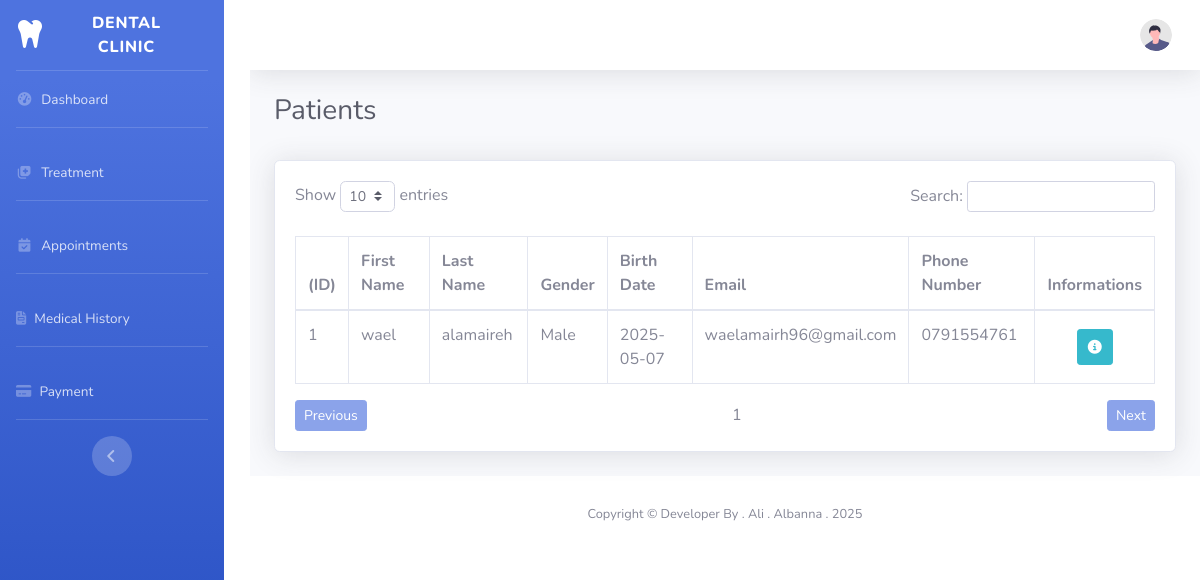
The app's page /user.php, older data.
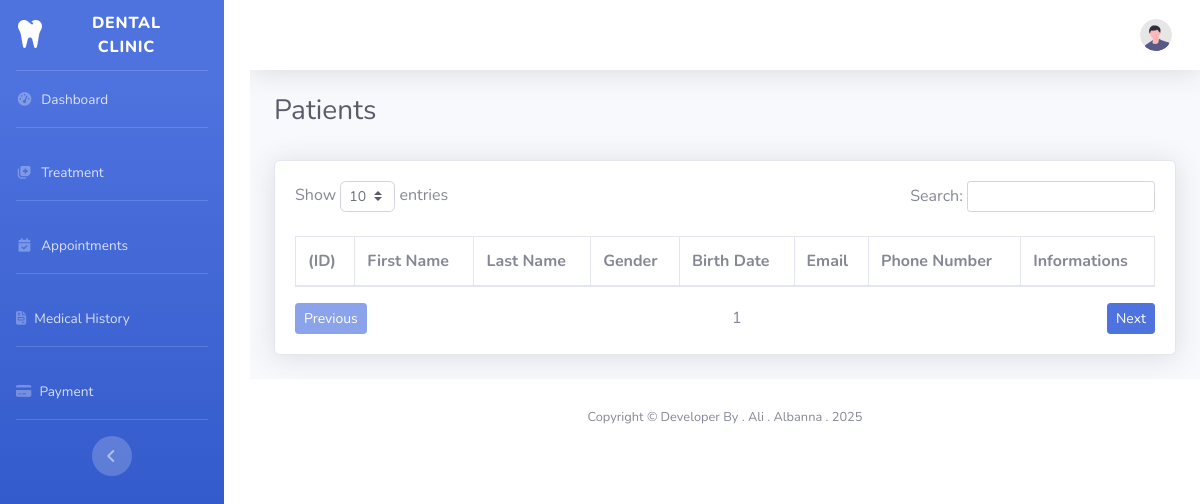
The same page, newer data.
### tables this page shows
CREATE TABLE `patients` (
  `id` int(11) NOT NULL,
  `first_name` varchar(100) DEFAULT NULL,
  `last_name` varchar(100) DEFAULT NULL,
  `gender` enum('Male','Female') DEFAULT NULL,
  `age` int(11) DEFAULT NULL,
  `profile_image` varchar(1000) DEFAULT NULL,
  `birth_date` date DEFAULT NULL,
  `phone` varchar(20) DEFAULT NULL,
  `email` varchar(100) DEFAULT NULL,
  `password` varchar(100) DEFAULT NULL,
  `created_at` timestamp NOT NULL DEFAULT current_timestamp()
);

### database.php (called while the page is built, shortened)
<?php
class Database {
    private $conn;
    public function __construct($connection) {
        $this->conn = $connection;
    }
    public function select($table, $where = '', $params = []) {
        $sql = "SELECT * FROM $table";
        $stmt = $this->conn->prepare($sql);
        $stmt->execute($params);
        return $stmt->fetchAll(PDO::FETCH_ASSOC);
    }
}
?>

### user.php (the view, shortened to what this page needs)
<?php
include "database.php";
$db = new Database($conn);
$patient = $db->select('patients');
?>
<!DOCTYPE html>
<html lang="en">
<head>
    <link href="vendor/fontawesome-free/css/all.min.css" rel="stylesheet" type="text/css">
    <link href="css/sb-admin-2.min.css" rel="stylesheet">
    <link href="vendor/datatables/dataTables.bootstrap4.min.css" rel="stylesheet">
</head>
<body id="page-top">
    <div id="wrapper">
        <?php include 'sidebar.php'; ?>
        <div id="content-wrapper" class="d-flex flex-column">
            <div id="content">
                <?php include 'navbar.php'; ?>
                <div class="container-fluid">
                    <div class="d-flex justify-content-between align-items-center mb-4">
                        <h1 class="h3 text-gray-800">Patients</h1>
                    </div>
                    <div class="card shadow mb-4">
                        <div class="card-body">
                            <div class="table-responsive">
                                <div class="d-flex justify-content-between align-items-center mb-3">
                                    <div>
                                        <label for="entriesSelect">Show
                                            <select id="entriesSelect"
                                                class="custom-select custom-select-sm form-control form-control-sm"
                                                style="width: auto;">
                                                <option value="10" selected>10</option>
                                            </select> entries
                                        </label>
                                    </div>
                                    <div>
                                        <label for="searchBox">Search:
                                            <input id="searchBox" type="text" class="form-control form-control-sm"
                                                style="width: auto; display: inline-block;">
                                        </label>
                                    </div>
                                </div>
                                <table class="table table-bordered" id="dataTable" width="100%" cellspacing="0">
                                    <thead>
                                        <tr>
                                            <th>(ID)</th>
                                            <th>First Name</th>
                                            <th>Last Name</th>
                                            <th>Gender</th>
                                            <th>Birth Date</th>
                                            <th>Email</th>
                                            <th>Phone Number</th>
                                            <th>Informations</th>
                                        </tr>
                                    </thead>
                                    <tbody>
                                        <?php foreach ($patient as $key => $patient): ?>
                                            <tr>
                                                <td><?= $key + 1?></td>
                                                <td><?= htmlspecialchars($patient['first_name']) ?></td>
                                                <td><?= htmlspecialchars($patient['last_name']) ?></td>
                                                <td><?= htmlspecialchars($patient['gender']) ?></td>
                                                <td><?= htmlspecialchars($patient['birth_date']) ?></td>
                                                <td><?= htmlspecialchars($patient['email']) ?></td>
                                                <td><?= htmlspecialchars($patient['phone']) ?></td>
                                                <td class="text-center align-middle">
                                                    <a href="info.php?patient_id=<?= $patient['id'] ?>"
                                                        class="btn btn-info btn-sm d-flex justify-content-center align-items-center mx-auto" style="width: 36px; height: 36px;">
                                                        <i class="fas fa-info-circle"></i>
                                                    </a>
                                                </td>
                                            </tr>
                                        <?php endforeach; ?>
                                    </tbody>
                                </table>
                                <div class="d-flex justify-content-between align-items-center mt-3">
                                    <button id="prevPage" class="btn btn-primary btn-sm">Previous</button>
                                    <span id="currentPage" class="mx-2">1</span>
                                    <button id="nextPage" class="btn btn-primary btn-sm">Next</button>
                                </div>
                            </div>
                        </div>
                    </div>
                </div>
            </div>
            <footer class="sticky-footer bg-white">
                <div class="container my-auto">
                    <div class="copyright text-center my-auto">
                        <span>Copyright &copy; Developer By . Ali . Albanna . 2025</span>
                    </div>
                </div>
            </footer>
        </div>
</body>
</html>

### sidebar.php (shortened to what this page needs)
<?php
$currentPage = basename($_SERVER['PHP_SELF']);
?>
        <ul class="navbar-nav bg-gradient-primary sidebar sidebar-dark accordion" id="accordionSidebar">
            <a class="sidebar-brand d-flex align-items-center justify-content-center" href="index_admin.php">
                <div class="sidebar-brand-icon">
                    <i class="fas fa-tooth"></i>
                </div>
                <div class="sidebar-brand-text mx-3">Dental Clinic</div>
            </a>
            <hr class="sidebar-divider my-0">
            <li class="nav-item <?= $currentPage == 'index_admin.php' ? 'active' : '' ?>">
                <a class="nav-link" href="index_admin.php">
                    <i class="fas fa-fw fa-tachometer-alt"></i>
                    <span>Dashboard</span></a>
            </li>
             <hr class="sidebar-divider">
              <li class="nav-item <?= $currentPage == 'treatment.php' || $currentPage == 'treatment-add.php'? 'active' : '' ?>">
                <a class="nav-link" href="treatment.php" >
                    <i class="fas fa-fw fa-notes-medical"></i>
                    <span> Treatment</span>
                </a>
            </li>
            <hr class="sidebar-divider">
            <li class="nav-item <?= $currentPage == 'appointment.php' || $currentPage == 'appointment-edit.php' || $currentPage == 'addAppointment.php' ? 'active' : '' ?>">
                <a class="nav-link" href="appointment.php" >
                    <i class="fas fa-fw fa-calendar-check"></i>
                    <span>Appointments</span>
                </a>
            </li>
            <hr class="sidebar-divider d-none d-md-block">
            <li class="nav-item <?= $currentPage == 'invoice_items.php' || $currentPage == 'reports.php' ? 'active' : '' ?>">
                <a class="nav-link" href="invoice_items.php" >
                    <i class="fas fa-file-invoice"></i>
                    <span>Medical History</span>
                </a>
            </li>
            <hr class="sidebar-divider">
            <li class="nav-item <?= $currentPage == 'payment.php' ? 'active' : '' ?>">
                <a class="nav-link" href="payment.php">
                    <i class="fas fa-credit-card"></i>
                    <span>Payment</span>
                </a>
            </li>
            <hr class="sidebar-divider">
            <div class="text-center d-none d-md-inline">
                <button class="rounded-circle border-0" id="sidebarToggle"></button>
            </div>
        </ul>

### navbar.php (shortened to what this page needs)
<nav class="navbar navbar-expand navbar-light bg-white topbar mb-4 static-top shadow">
<ul class="navbar-nav ml-auto">
<li class="nav-item dropdown no-arrow">
    <a class="nav-link dropdown-toggle" href="profile.html" id="userDropdown" role="button"
        data-toggle="dropdown" aria-haspopup="true" aria-expanded="false">
        <img class="img-profile rounded-circle"
            src=<?= !empty($_SESSION['profile_image']) ? 'uploads/' . htmlspecialchars($_SESSION['profile_image']) : 'img/undraw_profile.svg' ?>>
    </a>
</li>
</ul>
</nav>

### user.php (style rules this page uses)
#accordionSidebar { position: fixed; top: 0; left: 0; height: 100%; overflow-y: auto; z-index: 1030; }
#content-wrapper { margin-left: 250px; }

Row changes from the older to the newer data that the page shows:
removed patients: first_name "wael", last_name "alamaireh", gender "Male", birth_date "2025-05-07", email "waelamairh96@gmail.com", phone "0791554761"
